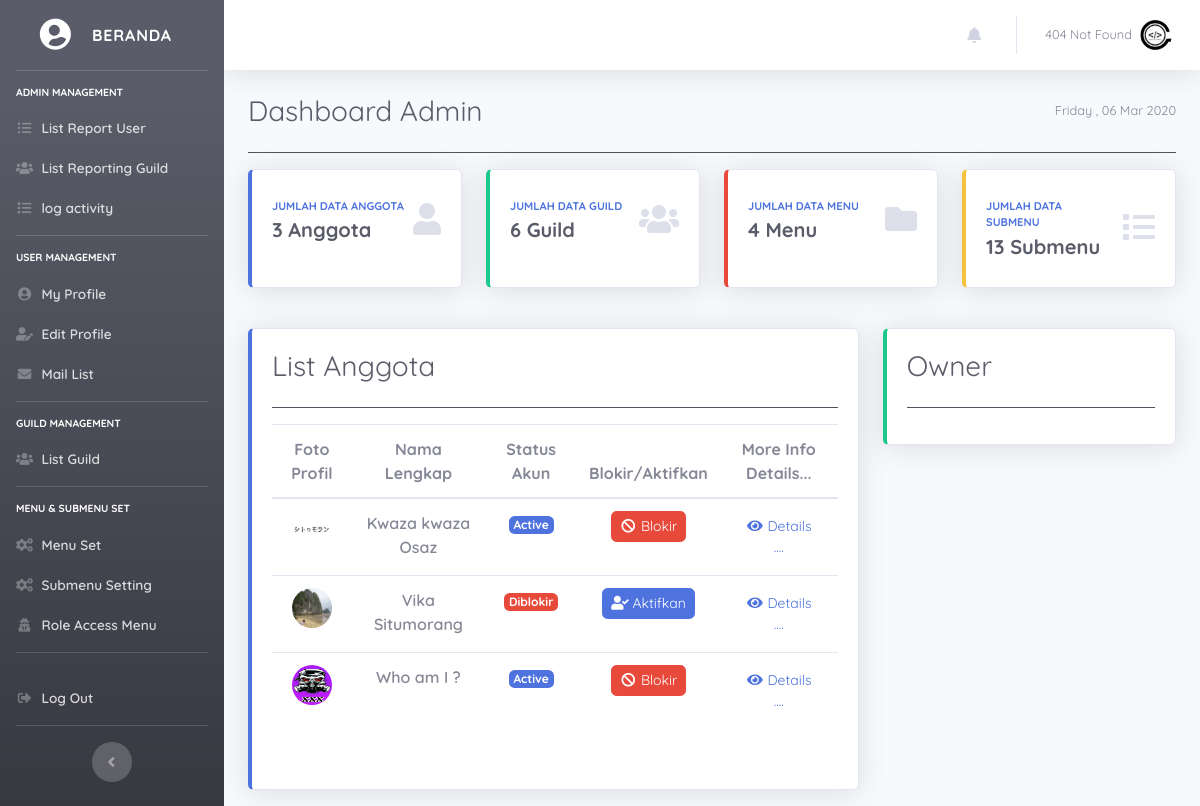
The page /attr/Admin (signed in) on the database its author committed.
### tables this page shows
CREATE TABLE `guild_info_member` (
  `id_user` int(11) NOT NULL,
  `full_name` varchar(250) NOT NULL,
  `username` varchar(200) NOT NULL,
  `password` varchar(250) NOT NULL,
  `role` int(1) NOT NULL,
  `email` varchar(155) NOT NULL,
  `biografi` text NOT NULL,
  `foto_profil` varchar(250) NOT NULL,
  `tgl_join` date NOT NULL,
  `is_aktif` int(1) NOT NULL,
  `guild_id` int(11) NOT NULL,
  `gender` int(1) NOT NULL,
  `tgl_lahir` date NOT NULL
);

CREATE TABLE `menu` (
  `id_menu` int(11) NOT NULL,
  `menu` varchar(250) NOT NULL
);

CREATE TABLE `sub_menu` (
  `id` int(11) NOT NULL,
  `menu_id` int(11) NOT NULL,
  `title` varchar(250) NOT NULL,
  `url` varchar(250) NOT NULL,
  `is_aktif` int(1) NOT NULL,
  `icon` varchar(250) NOT NULL
);

### config/config.php (called while the page is built, shortened)
<?php
$hostname = 'localhost';
$username = 'root';
$pass = '';
$dbname = 'guild';
$conn = mysqli_connect($hostname,$username,$pass,$dbname);
function query($query) {
    global $conn;
    $result = mysqli_query($conn, $query);
    $rows   = [];
    while ($row = mysqli_fetch_assoc($result)) {
        $rows[] = $row;
    }
    return $rows;
}
?>

### attr/Admin/home.php (the view)
<div class="d-sm-flex align-items-center justify-content-between mb-4">
  <h1 class="h3 mb-0 text-gray-800">Dashboard Admin</h1>
  <span class="text-muted small"><?= date('l , d M Y') ?></span>
</div>
<hr class="bg-dark">
<?php
$anggota = query("SELECT * FROM `guild_info_member` WHERE role = '2'");
$guild = query("SELECT * FROM `guild_center` ");
$menu = query("SELECT * FROM `menu` ");
$submenu = query("SELECT * FROM `sub_menu` ");
?>
<div class="row">
  <div class="col-xl-3 col-md-6 mb-4">
    <div class="card border-left-primary shadow h-100 py-2">
      <div class="card-body">
        <div class="row no-gutters align-items-center">
          <div class="col mr-2">
            <div class="text-xs font-weight-bold text-primary text-uppercase mb-1">Jumlah Data Anggota</div>
            <div class="h5 mb-0 font-weight-bold text-gray-800">
              <?= count($anggota); ?> Anggota
            </div>
          </div>
          <div class="col-auto">
            <i class="fas fa-user fa-2x text-gray-300"></i>
          </div>
        </div>
      </div>
    </div>
  </div>
  <div class="col-xl-3 col-md-6 mb-4">
    <div class="card border-left-success shadow h-100 py-2">
      <div class="card-body">
        <div class="row no-gutters align-items-center">
          <div class="col mr-2">
            <div class="text-xs font-weight-bold text-primary text-uppercase mb-1">Jumlah Data Guild</div>
            <div class="h5 mb-0 font-weight-bold text-gray-800">
              <?= count($guild); ?> Guild
            </div>
          </div>
          <div class="col-auto">
            <i class="fas fa-users fa-2x text-gray-300"></i>
          </div>
        </div>
      </div>
    </div>
  </div>
  <div class="col-xl-3 col-md-6 mb-4">
    <div class="card border-left-danger shadow h-100 py-2">
      <div class="card-body">
        <div class="row no-gutters align-items-center">
          <div class="col mr-2">
            <div class="text-xs font-weight-bold text-primary text-uppercase mb-1">Jumlah Data Menu</div>
            <div class="h5 mb-0 font-weight-bold text-gray-800">
              <?= count($menu); ?> Menu
            </div>
          </div>
          <div class="col-auto">
            <i class="fa fa-folder fa-2x text-gray-300" aria-hidden="true"></i>
          </div>
        </div>
      </div>
    </div>
  </div>
  <div class="col-xl-3 col-md-6 mb-4">
    <div class="card border-left-warning shadow h-100 py-2">
      <div class="card-body">
        <div class="row no-gutters align-items-center">
          <div class="col mr-2">
            <div class="text-xs font-weight-bold text-primary text-uppercase mb-1">Jumlah Data SubMenu</div>
            <div class="h5 mb-0 font-weight-bold text-gray-800">
              <?= count($submenu); ?> Submenu
            </div>
          </div>
          <div class="col-auto">
            <i class="fa fa-list fa-2x text-gray-300" aria-hidden="true"></i>
          </div>
        </div>
      </div>
    </div>
  </div>
</div>
<div class="row">
<div class="col-lg mb-3 mt-3">
<div class="card mb-4 shadow rounded border-left-primary shadow h-100">
  <div class="card-body">
    <div class="h3 mb-4 text-gray-800">List Anggota</div> <hr class="bg-dark">
    <table class="table table-hover table-inverse table-responsive text-center">
      <thead class="thead-inverse">
        <tr>
          <th>Foto Profil</th>
          <th>Nama Lengkap</th>
          <th>Status Akun</th>
          <th>Blokir/Aktifkan</th>
          <th>More Info Details...</th>
        </tr>
      </thead>
      <tbody>
        <?php foreach($anggota as $a) : ?>
        <tr>
          <td>
            <img src="<?= base_url; ?>/assets/img/user-icon/<?= $a['foto_profil']; ?>"
              class="img-fluid img-thumbnail rounded-circle" alt="">
          </td>
          <td><?= $a['full_name']; ?></td>
          <td>
            <?php if($a['is_aktif'] > 0) : ?>
            <p><span class="badge badge-primary">Active</span></p>
            <?php elseif($a['is_aktif'] < 1) : ?>
            <p><span class="badge badge-danger">Diblokir</span></p>
            <?php endif; ?>
          </td>
          <td>
            <?php if($a['is_aktif'] > 0) : ?>
            <a href="?mod=blockByAdmin&amp;user=<?= base64_encode($a['id_user']) ?>" class="btn btn-danger btn-sm rounded">
              <i class="fa fa-ban fa-fw" aria-hidden="true"></i> Blokir
            </a>
            <?php elseif($a['is_aktif'] < 1) : ?>
            <a href="?mod=openAccess&amp;user=<?= base64_encode($a['id_user']) ?>" class="btn btn-primary btn-sm rounded">
              <i class="fas fa-user-check fa-fw"></i> Aktifkan
            </a>
            <?php endif; ?>
          </td>
          <td><a href="<?= base_url; ?>/attr/User/?mod=viewUser&amp;q=<?= base64_encode($a['full_name']); ?>" class="btn btn-link btn-sm btn-block">
          <i class="fa fa-eye fa-fw" aria-hidden="true"></i> Details ....
          </a></td>
        </tr>
        <?php endforeach; ?>
      </tbody>
    </table>
  </div>
</div>
</div>
<div class="col-lg-4 mb-3 mt-3">
<div class="card shadow border-left-success">
  <div class="card-body">
    <div class="h3 mb-4 text-gray-800">Owner</div> <hr class="bg-dark">
  </div>
</div>
</div>
</div>

### attr/temp/auth_header.php (shortened to what this page needs)
<?php
require_once '../../config/config.php';
$guild_session = $_SESSION['log_'];
$data_query = "SELECT * FROM guild_info_member INNER JOIN guild_role ON guild_role.id_role = guild_info_member.role WHERE username = '$guild_session' or email = '$guild_session'";
$query    = mysqli_query($conn,$data_query);
$detail = mysqli_fetch_assoc($query);
?>
<!DOCTYPE html>
<html lang="id">
<head>
  <link
    href="<?= base_url;?>/assets/vendor/fontawesome-free/css/all.min.css"
    rel="stylesheet" type="text/css">
  <link href="<?= base_url;?>/assets/css/sb-admin-2.css"
    rel="stylesheet">
  <link href="<?= base_url;?>/assets/css/style.css" rel="stylesheet">
  <link
    href="<?= base_url;?>/assets/vendor/lightbox/css/lightbox.min.css"
    rel="stylesheet">
</head>
<body id="page-top">
  <?php foreach($query as $row): ?>
  <div id="wrapper">
    <ul class="navbar-main navbar-nav bg-gradient-dark sidebar sidebar-dark accordion navbar-dark"
      id="accordionSidebar">
      <a class="sidebar-brand d-flex align-items-center justify-content-center" href="?mod=home">
        <div class="sidebar-brand-icon rotate-n-15">
          <i class="fa fa-user-circle fa-fw" aria-hidden="true"></i>
        </div>
        <div class="sidebar-brand-text mx-3">Beranda</div>
      </a>
      <hr class="sidebar-divider">
      <?php
      $id_role = $detail['id_role'];
      $queryMenu = "SELECT menu.id_menu , menu.menu FROM menu JOIN access_menu ON  menu.id_menu = access_menu.id_menu WHERE access_menu.id_role  = '$id_role' ORDER BY access_menu.id_menu ASC ";
      $tampilkanMenu = mysqli_query($conn,$queryMenu);
      ?>
      <?php foreach($tampilkanMenu as $m) : ?>
      <div class="sidebar-heading display-4 text-white">
        <?= $m['menu']; ?>
      </div>
      <?php
      $menuId = $m['id_menu'];
      $querySubMenu = "SELECT * FROM sub_menu WHERE menu_id = '$menuId' AND is_aktif =1 ";
      $tampilkanSubMenu = query($querySubMenu);
      ?>
      <?php foreach($tampilkanSubMenu as $sub) : ?>
      <li class="nav-item">
        <a class="nav-link pb-0"
          href="?mod=<?= $sub['url'] ?>">
          <i class="<?= $sub['icon']; ?> fa-fw"
            aria-hidden="true"></i>
          <span><?= $sub['title'] ?></span></a>
      </li>
      <?php endforeach; ?>
      <hr class="sidebar-divider mt-3">
      <?php endforeach; ?>
      <li class="nav-item">
        <a class="nav-link" href="<?= base_url; ?>/attr/auth_out"
          data-toggle="modal" data-target="#logoutModal">
          <i class="fas fa-fw fa-sign-out-alt"></i>
          <span>Log Out</span></a>
      </li>
      <hr class="sidebar-divider d-none d-md-block">
      <div class="text-center d-none d-md-inline">
        <button class="rounded-circle border-0" id="sidebarToggle"></button>
      </div>
    </ul>
    <div id="content-wrapper" class="d-flex flex-column">
      <div id="content">
        <nav class="navbar navbar-expand navbar-light bg-white topbar mb-4 static-top shadow">
          <ul class="navbar-nav ml-auto">
            <?php if($detail['id_role'] === '1') : ?>
            <li class="nav-item dropdown no-arrow mx-1">
              <a class="nav-link dropdown-toggle" href="#" id="alertsDropdown" role="button" data-toggle="dropdown"
                aria-haspopup="true" aria-expanded="false">
                <i class="fas fa-bell fa-fw"></i>
              </a>
            </li>
            <?php endif ?>
            <li class="nav-item dropdown no-arrow">
              <a class="nav-link dropdown-toggle" href="#" id="userDropdown" role="button" data-toggle="dropdown"
                aria-haspopup="true" aria-expanded="false">
                <span class="mr-2 d-lg-inline text-gray-600 small"><?= $detail['full_name']; ?></span>
                <img class="img-profile rounded-circle"
                  src="../../assets/img/user-icon/<?= $detail['foto_profil'] ?>"
                  alt="Profil Saya">
              </a>
            </li>
          </ul>
        </nav>
        <?php endforeach ?>

### rows shown on the page
guild_info_member: full_name "404 Not Found", foto_profil (picture)
menu: menu "ADMIN MANAGEMENT"
sub_menu: title "List Report User"
sub_menu: title "List Reporting Guild"
sub_menu: title "log activity"
menu: menu "USER MANAGEMENT"
sub_menu: title "My Profile"
sub_menu: title "Edit Profile"
sub_menu: title "Mail List"
menu: menu "GUILD MANAGEMENT"
sub_menu: title "List Guild"
menu: menu "MENU & SUBMENU SET"
sub_menu: title "Menu Set"
sub_menu: title "Submenu Setting"
sub_menu: title "Role Access Menu"
guild_info_member: foto_profil (picture), full_name "Kwaza kwaza Osaz", is_aktif "Active"
guild_info_member: foto_profil (picture), full_name "Vika Situmorang", is_aktif "Diblokir"
guild_info_member: foto_profil (picture), full_name "Who am I ?", is_aktif "Active"

### other values the page prints
count($anggota) "3"
count($guild) "6"
count($menu) "4"
count($submenu) "13"
